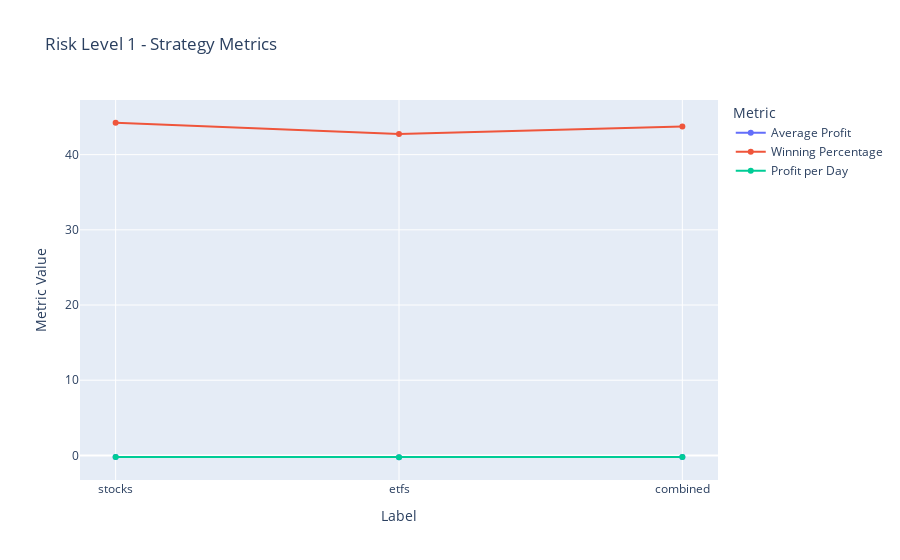
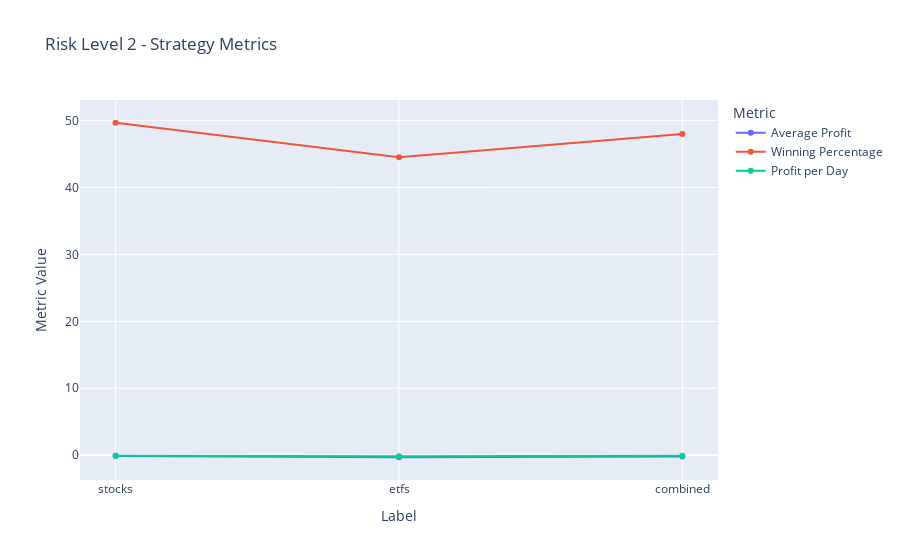
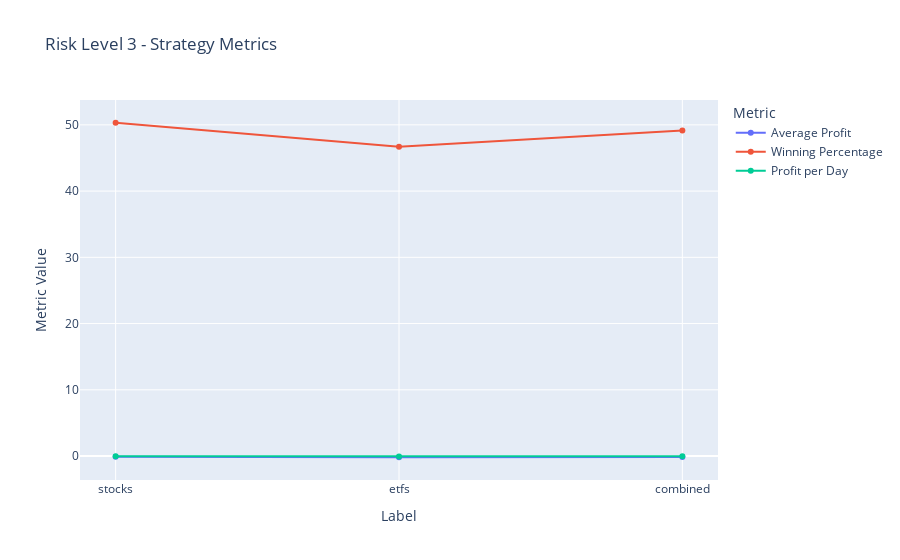
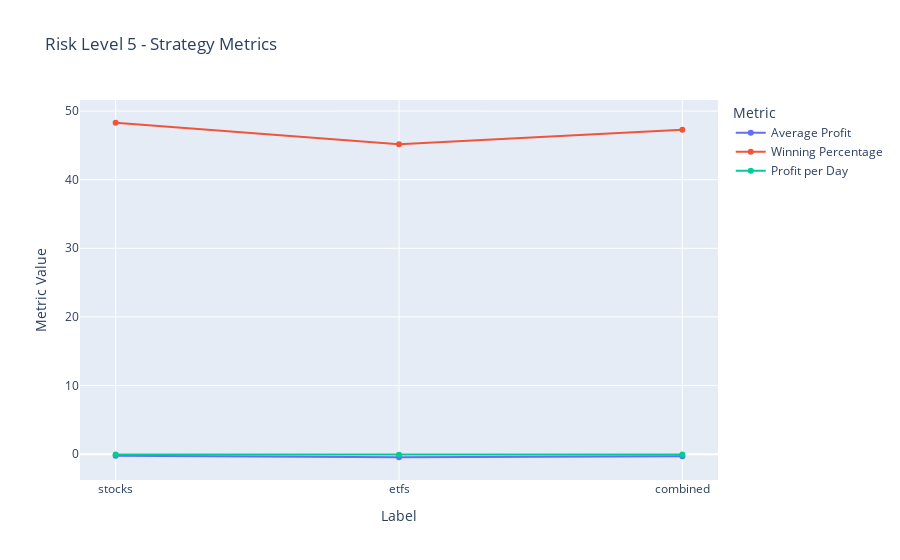

The code cell stored with these charts, in order, in its notebook:
### Code cell
# Create one interactive plot per risk level
metrics = {
    'AvgProfit': 'Average Profit',
    'WinRate': 'Winning Percentage',
    'ProfitPerDay': 'Profit per Day'
}

for risk in sorted(df['RiskLevel'].unique()):
    subset = df[df['RiskLevel'] == risk]
    
    # Melt the DataFrame to long format for plotly express
    melted = subset.melt(id_vars='Label', value_vars=list(metrics.keys()),
                         var_name='Metric', value_name='Value')
    
    # Map readable metric names
    melted['Metric'] = melted['Metric'].map(metrics)

    fig = px.line(
        melted,
        x='Label',
        y='Value',
        color='Metric',
        markers=True,
        title=f"Risk Level {risk} - Strategy Metrics"
    )
    
    fig.update_layout(
        xaxis_title='Label',
        yaxis_title='Metric Value',
        hovermode='x unified'
    )
    
    fig.show()

### Figure 1 — Plotly figure (JSON) as saved in the notebook; plotly's stock layout.template omitted (floating-point values rounded to 4 significant figures)
{"data": [{"hovertemplate": "Metric=Average Profit<br>Label=%{x}<br>Value=%{y}<extra></extra>", "legendgroup": "Average Profit", "line": {"color": "#636efa", "dash": "solid"}, "marker": {"symbol": "circle"}, "mode": "lines+markers", "name": "Average Profit", "orientation": "v", "showlegend": true, "type": "scatter", "x": ["stocks", "etfs", "combined"], "xaxis": "x", "y": [-0.2144, -0.248, -0.2254], "yaxis": "y"}, {"hovertemplate": "Metric=Winning Percentage<br>Label=%{x}<br>Value=%{y}<extra></extra>", "legendgroup": "Winning Percentage", "line": {"color": "#EF553B", "dash": "solid"}, "marker": {"symbol": "circle"}, "mode": "lines+markers", "name": "Winning Percentage", "orientation": "v", "showlegend": true, "type": "scatter", "x": ["stocks", "etfs", "combined"], "xaxis": "x", "y": [44.24, 42.76, 43.76], "yaxis": "y"}, {"hovertemplate": "Metric=Profit per Day<br>Label=%{x}<br>Value=%{y}<extra></extra>", "legendgroup": "Profit per Day", "line": {"color": "#00cc96", "dash": "solid"}, "marker": {"symbol": "circle"}, "mode": "lines+markers", "name": "Profit per Day", "orientation": "v", "showlegend": true, "type": "scatter", "x": ["stocks", "etfs", "combined"], "xaxis": "x", "y": [-0.2144, -0.248, -0.2254], "yaxis": "y"}], "layout": {"hovermode": "x unified", "legend": {"title": {"text": "Metric"}, "tracegroupgap": 0}, "title": {"text": "Risk Level 1 - Strategy Metrics"}, "xaxis": {"anchor": "y", "domain": [0, 1], "title": {"text": "Label"}}, "yaxis": {"anchor": "x", "domain": [0, 1], "title": {"text": "Metric Value"}}}}

### Figure 2 — Plotly figure (JSON) as saved in the notebook; plotly's stock layout.template omitted (floating-point values rounded to 4 significant figures)
{"data": [{"hovertemplate": "Metric=Average Profit<br>Label=%{x}<br>Value=%{y}<extra></extra>", "legendgroup": "Average Profit", "line": {"color": "#636efa", "dash": "solid"}, "marker": {"symbol": "circle"}, "mode": "lines+markers", "name": "Average Profit", "orientation": "v", "showlegend": true, "type": "scatter", "x": ["stocks", "etfs", "combined"], "xaxis": "x", "y": [-0.1255, -0.3043, -0.184], "yaxis": "y"}, {"hovertemplate": "Metric=Winning Percentage<br>Label=%{x}<br>Value=%{y}<extra></extra>", "legendgroup": "Winning Percentage", "line": {"color": "#EF553B", "dash": "solid"}, "marker": {"symbol": "circle"}, "mode": "lines+markers", "name": "Winning Percentage", "orientation": "v", "showlegend": true, "type": "scatter", "x": ["stocks", "etfs", "combined"], "xaxis": "x", "y": [49.68, 44.52, 47.99], "yaxis": "y"}, {"hovertemplate": "Metric=Profit per Day<br>Label=%{x}<br>Value=%{y}<extra></extra>", "legendgroup": "Profit per Day", "line": {"color": "#00cc96", "dash": "solid"}, "marker": {"symbol": "circle"}, "mode": "lines+markers", "name": "Profit per Day", "orientation": "v", "showlegend": true, "type": "scatter", "x": ["stocks", "etfs", "combined"], "xaxis": "x", "y": [-0.06273, -0.1522, -0.09198], "yaxis": "y"}], "layout": {"hovermode": "x unified", "legend": {"title": {"text": "Metric"}, "tracegroupgap": 0}, "title": {"text": "Risk Level 2 - Strategy Metrics"}, "xaxis": {"anchor": "y", "domain": [0, 1], "title": {"text": "Label"}}, "yaxis": {"anchor": "x", "domain": [0, 1], "title": {"text": "Metric Value"}}}}

### Figure 3 — Plotly figure (JSON) as saved in the notebook; plotly's stock layout.template omitted (floating-point values rounded to 4 significant figures)
{"data": [{"hovertemplate": "Metric=Average Profit<br>Label=%{x}<br>Value=%{y}<extra></extra>", "legendgroup": "Average Profit", "line": {"color": "#636efa", "dash": "solid"}, "marker": {"symbol": "circle"}, "mode": "lines+markers", "name": "Average Profit", "orientation": "v", "showlegend": true, "type": "scatter", "x": ["stocks", "etfs", "combined"], "xaxis": "x", "y": [-0.105, -0.1848, -0.1311], "yaxis": "y"}, {"hovertemplate": "Metric=Winning Percentage<br>Label=%{x}<br>Value=%{y}<extra></extra>", "legendgroup": "Winning Percentage", "line": {"color": "#EF553B", "dash": "solid"}, "marker": {"symbol": "circle"}, "mode": "lines+markers", "name": "Winning Percentage", "orientation": "v", "showlegend": true, "type": "scatter", "x": ["stocks", "etfs", "combined"], "xaxis": "x", "y": [50.32, 46.71, 49.14], "yaxis": "y"}, {"hovertemplate": "Metric=Profit per Day<br>Label=%{x}<br>Value=%{y}<extra></extra>", "legendgroup": "Profit per Day", "line": {"color": "#00cc96", "dash": "solid"}, "marker": {"symbol": "circle"}, "mode": "lines+markers", "name": "Profit per Day", "orientation": "v", "showlegend": true, "type": "scatter", "x": ["stocks", "etfs", "combined"], "xaxis": "x", "y": [-0.03501, -0.06161, -0.04371], "yaxis": "y"}], "layout": {"hovermode": "x unified", "legend": {"title": {"text": "Metric"}, "tracegroupgap": 0}, "title": {"text": "Risk Level 3 - Strategy Metrics"}, "xaxis": {"anchor": "y", "domain": [0, 1], "title": {"text": "Label"}}, "yaxis": {"anchor": "x", "domain": [0, 1], "title": {"text": "Metric Value"}}}}

### Figure 4 — Plotly figure (JSON) as saved in the notebook; plotly's stock layout.template omitted (floating-point values rounded to 4 significant figures)
{"data": [{"hovertemplate": "Metric=Average Profit<br>Label=%{x}<br>Value=%{y}<extra></extra>", "legendgroup": "Average Profit", "line": {"color": "#636efa", "dash": "solid"}, "marker": {"symbol": "circle"}, "mode": "lines+markers", "name": "Average Profit", "orientation": "v", "showlegend": true, "type": "scatter", "x": ["stocks", "etfs", "combined"], "xaxis": "x", "y": [-0.243, -0.4522, -0.3114], "yaxis": "y"}, {"hovertemplate": "Metric=Winning Percentage<br>Label=%{x}<br>Value=%{y}<extra></extra>", "legendgroup": "Winning Percentage", "line": {"color": "#EF553B", "dash": "solid"}, "marker": {"symbol": "circle"}, "mode": "lines+markers", "name": "Winning Percentage", "orientation": "v", "showlegend": true, "type": "scatter", "x": ["stocks", "etfs", "combined"], "xaxis": "x", "y": [48.29, 45.18, 47.27], "yaxis": "y"}, {"hovertemplate": "Metric=Profit per Day<br>Label=%{x}<br>Value=%{y}<extra></extra>", "legendgroup": "Profit per Day", "line": {"color": "#00cc96", "dash": "solid"}, "marker": {"symbol": "circle"}, "mode": "lines+markers", "name": "Profit per Day", "orientation": "v", "showlegend": true, "type": "scatter", "x": ["stocks", "etfs", "combined"], "xaxis": "x", "y": [-0.0486, -0.09043, -0.06228], "yaxis": "y"}], "layout": {"hovermode": "x unified", "legend": {"title": {"text": "Metric"}, "tracegroupgap": 0}, "title": {"text": "Risk Level 5 - Strategy Metrics"}, "xaxis": {"anchor": "y", "domain": [0, 1], "title": {"text": "Label"}}, "yaxis": {"anchor": "x", "domain": [0, 1], "title": {"text": "Metric Value"}}}}
